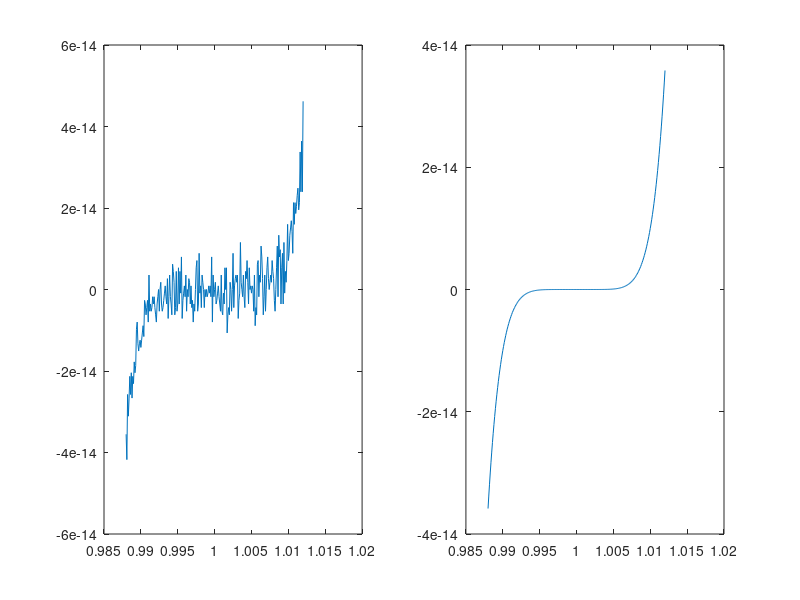
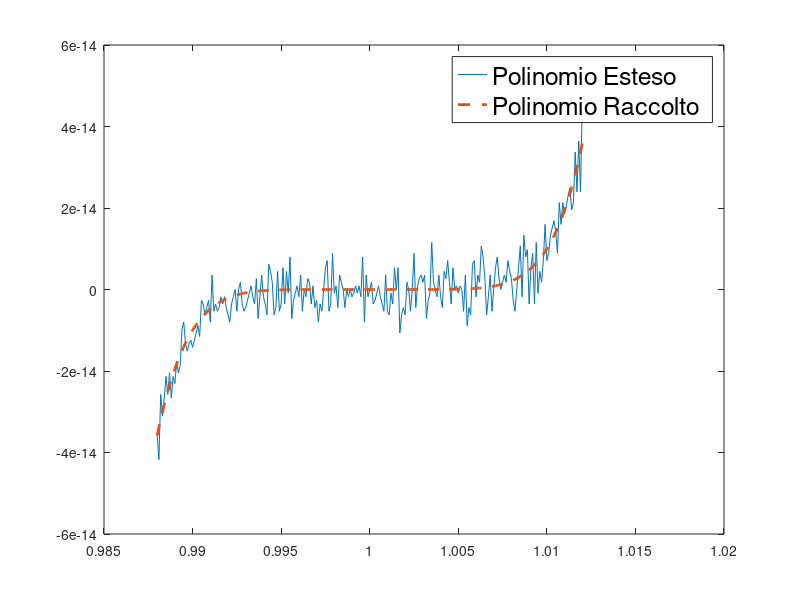

These figures' MATLAB source, in order:
%% Valutazione del polinomio con Roundoff

x = 0.988:.0001:1.012;
y1 = x.^7 - 7*x.^6 + 21*x.^5 - 35*x.^4 + 35*x.^3 -21*x.^2 + 7*x - 1 ;
figure(1)
subplot(1,2,1)
plot(x,y1)

%% Roundoff
y2 = (x-1).^7;
figure(1)
subplot(1,2,2)
plot(x,y2)

%% Paragone
figure(2)
plot(x,y1,'-',x,y2,'--','LineWidth',2);
legend({'Polinomio Esteso','Polinomio Raccolto'},...
    'Location','best','FontSize',18);